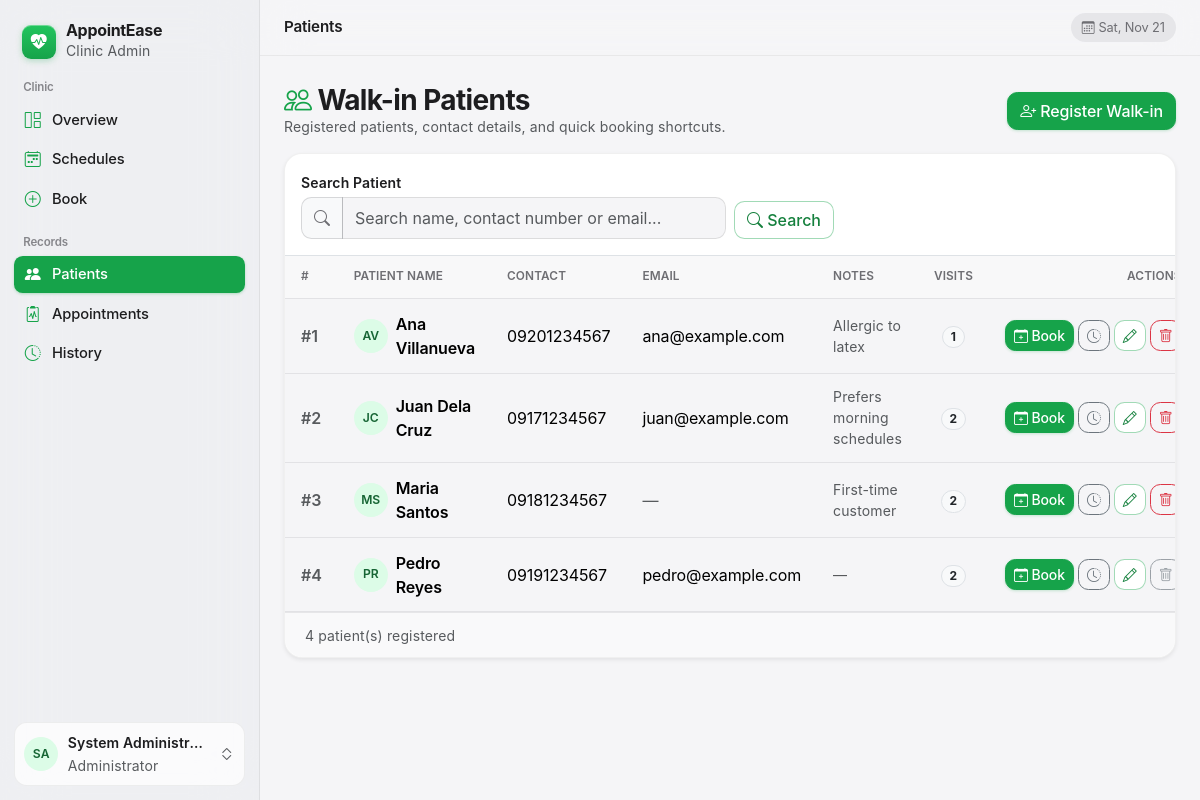
Page /customers.php (signed in) on the committed database.
### tables this page shows
CREATE TABLE customers (
    id             INT UNSIGNED  NOT NULL AUTO_INCREMENT,
    full_name      VARCHAR(100)  NOT NULL,
    contact_number VARCHAR(20)   NOT NULL,
    email          VARCHAR(100)  NULL,
    notes          TEXT          NULL,
    is_active      TINYINT(1)    NOT NULL DEFAULT 1,  
    created_at     DATETIME      NOT NULL DEFAULT CURRENT_TIMESTAMP,
    PRIMARY KEY (id),
    KEY idx_customer_name (full_name)
);

### customers.php (the view, shortened to what this page needs)
<?php
require_once 'includes/auth.php';
$search = trim((string) ($_GET['q'] ?? ''));
$where  = ['c.is_active = 1'];
$params = [];
$sql = "SELECT c.*,
               COUNT(a.id) AS appointment_count,
               SUM(CASE
                   WHEN a.status IN ('Pending','Confirmed')
                    AND (a.appointment_date > CURDATE()
                         OR (a.appointment_date = CURDATE() AND a.appointment_time >= CURTIME()))
                   THEN 1 ELSE 0
               END) AS upcoming_bookings
        FROM customers c
        LEFT JOIN appointments a ON a.customer_id = c.id
        WHERE " . implode(' AND ', $where) . "
        GROUP BY c.id
        ORDER BY c.full_name";
$stmt = $pdo->prepare($sql);
$stmt->execute($params);
$customers = $stmt->fetchAll();
require 'includes/header.php';
?>
<div class="d-flex flex-wrap justify-content-between align-items-center mb-3 gap-2">
    <div>
        <h1 class="h3 mb-0"><i class="bi bi-people text-primary" aria-hidden="true"></i> Walk-in Patients</h1>
        <p class="text-muted small mb-0">Registered patients, contact details, and quick booking shortcuts.</p>
    </div>
    <a href="customer_add.php" class="btn btn-primary"><i class="bi bi-person-plus" aria-hidden="true"></i> Register Walk-in</a>
</div>
<div class="card shadow-sm">
    <div class="card-body border-bottom">
        <form class="row g-2 align-items-end" method="get">
            <div class="col-md-6">
                <label for="patientSearch" class="form-label small fw-semibold mb-1">Search Patient</label>
                <div class="input-group">
                    <span class="input-group-text"><i class="bi bi-search" aria-hidden="true"></i></span>
                    <input type="search" id="patientSearch" name="q" class="form-control"
                           placeholder="Search name, contact number or email..." value="<?= e($search) ?>">
                </div>
            </div>
            <div class="col-auto d-flex gap-2">
                <button class="btn btn-outline-primary"><i class="bi bi-search" aria-hidden="true"></i> Search</button>
            </div>
        </form>
    </div>
    <div class="table-responsive">
        <table class="table table-hover align-middle mb-0">
            <thead>
                <tr>
                    <th>#</th>
                    <th>Patient Name</th>
                    <th>Contact</th>
                    <th>Email</th>
                    <th>Notes</th>
                    <th class="text-center">Visits</th>
                    <th class="text-end">Actions</th>
                </tr>
            </thead>
            <tbody>
            <?php foreach ($customers as $i => $c):
                $policy = evaluate_patient_deletion($c);
            ?>
                <tr>
                    <td class="text-muted fw-semibold">#<?= $i + 1 ?></td>
                    <td>
                        <div class="d-flex align-items-center gap-2">
                            <?= avatar_initials($c['full_name']) ?>
                            <span class="fw-semibold"><?= e($c['full_name']) ?></span>
                        </div>
                    </td>
                    <td><?= e($c['contact_number']) ?></td>
                    <td><?= $c['email'] ? e($c['email']) : '<span class="text-muted">—</span>' ?></td>
                    <td class="small text-muted"><?= $c['notes'] ? e(mb_strimwidth($c['notes'], 0, 40, '...')) : '<span class="text-muted">—</span>' ?></td>
                    <td class="text-center">
                        <span class="badge bg-light text-dark border"><?= (int) $c['appointment_count'] ?></span>
                    </td>
                    <td class="text-end text-nowrap">
                        <div class="d-inline-flex gap-1 align-items-center">
                            <a href="book.php?customer_id=<?= $c['id'] ?>" class="btn btn-sm btn-primary"
                               title="Book appointment for <?= e($c['full_name']) ?>"
                               aria-label="Book appointment for <?= e($c['full_name']) ?>">
                                <i class="bi bi-calendar-plus" aria-hidden="true"></i> Book
                            </a>
                            <a href="history.php?customer_id=<?= $c['id'] ?>" class="btn btn-sm btn-outline-secondary"
                               title="View visit history" aria-label="View history for <?= e($c['full_name']) ?>">
                                <i class="bi bi-clock-history" aria-hidden="true"></i>
                            </a>
                            <a href="customer_edit.php?id=<?= $c['id'] ?>" class="btn btn-sm btn-outline-primary"
                               title="Edit patient details" aria-label="Edit <?= e($c['full_name']) ?>">
                                <i class="bi bi-pencil" aria-hidden="true"></i>
                            </a>
                            <?php if ($policy['can_delete']): ?>
                                <form method="post" class="d-inline"
                                      data-confirm="Delete <?= e($c['full_name']) ?> from the patients list? Past history records will be kept."
                                      data-confirm-danger="1">
                                    <button class="btn btn-sm btn-outline-danger"
                                            title="Delete patient"
                                            aria-label="Delete <?= e($c['full_name']) ?>">
                                        <i class="bi bi-trash" aria-hidden="true"></i>
                                    </button>
                                </form>
                            <?php else: ?>
                                <span class="d-inline-block" tabindex="0" title="<?= e($policy['block_reason']) ?>">
                                    <button type="button" class="btn btn-sm btn-outline-secondary" disabled
                                            aria-label="<?= e($policy['block_reason']) ?>">
                                        <i class="bi bi-trash" aria-hidden="true"></i>
                                    </button>
                                </span>
                            <?php endif; ?>
                        </div>
                    </td>
                </tr>
            <?php endforeach; ?>
            </tbody>
        </table>
    </div>
    <div class="card-footer small text-muted"><?= count($customers) ?> patient(s) registered</div>
</div>
<?php require 'includes/footer.php'; ?>

### includes/functions.php (shortened to what this page needs)
<?php
function evaluate_patient_deletion(array $c): array
{
    $upcoming = (int) ($c['upcoming_bookings'] ?? 0);
    if ($upcoming > 0) {
        return [
            'can_delete'   => false,
            'block_reason' => 'Cannot delete: patient has ' . $upcoming . ' upcoming appointment(s). Cancel or move the schedule first.',
        ];
    }
    return [
        'can_delete'   => true,
        'block_reason' => '',
    ];
}
function e($value): string
{
    return htmlspecialchars((string) $value, ENT_QUOTES, 'UTF-8');
}
function avatar_initials(string $name): string
{
    $parts = preg_split('/\s+/', trim($name));
    $init  = mb_substr($parts[0] ?? '?', 0, 1) . (isset($parts[1]) ? mb_substr(end($parts), 0, 1) : '');
    return '<span class="avatar-chip" aria-hidden="true">' . e(mb_strtoupper($init)) . '</span>';
}

### assets/css/style.css (style rules this page uses)
:root { --brand-green: #16a34a; --brand-green-hover: #15803d; --brand-green-active: #166534; --brand-green-soft: #dcfce7; --brand-green-subtle: #f0fdf4; --brand-rgb: 22, 163, 74; --font-display: -apple-system, BlinkMacSystemFont, "SF Pro Display", "Segoe UI", system-ui, sans-serif; --font-text: -apple-system, BlinkMacSystemFont, "SF Pro Text", "Segoe UI", system-ui, sans-serif; --apple-canvas: #f5f5f7; --apple-grouped-bg: #ffffff; --apple-fill-tertiary: rgba(118, 118, 128, 0.12); --apple-separator: rgba(60, 60, 67, 0.1); --apple-ink: #1d1d1f; --apple-secondary: #6e6e73; --bs-primary: #16a34a; --bs-primary-rgb: 22, 163, 74; --bs-link-color: #15803d; --bs-link-hover-color: #166534; --bs-border-radius: 0.75rem; --bs-border-radius-lg: 1.125rem; --bs-body-bg: #f5f5f7; --bs-body-color: #1d1d1f; --ease-spring: cubic-bezier(0.22, 1, 0.36, 1); }
body { font-family: var(--font-text); font-optical-sizing: auto; font-size: 1rem; line-height: 1.5; letter-spacing: -0.008em; background-color: var(--apple-canvas); color: var(--apple-ink); min-height: 100vh; display: flex; flex-direction: column; -webkit-font-smoothing: antialiased; -moz-osx-font-smoothing: grayscale; }
h1, .h1, h2, .h2, h3, .h3, .apple-large-title, .apple-metric { font-family: var(--font-display); font-optical-sizing: auto; letter-spacing: -0.022em; line-height: 1.15; font-weight: 700; color: var(--apple-ink); text-wrap: balance; }
small, .small, .badge, .table thead th { letter-spacing: 0.01em; }
.card { border: 1px solid rgba(0, 0, 0, 0.06); border-radius: 1.125rem; background: var(--apple-grouped-bg); box-shadow: 0 2px 10px rgba(0, 0, 0, 0.03), 0 1px 2px rgba(0, 0, 0, 0.02); }
.card-footer { background: rgba(245, 245, 247, 0.6) !important; border-top: 1px solid var(--apple-separator); border-bottom-left-radius: 1.125rem !important; border-bottom-right-radius: 1.125rem !important; padding: 0.7rem 1.25rem; }
.avatar-chip { width: 34px; height: 34px; border-radius: 50%; background: var(--brand-green-soft); color: var(--brand-green-active); font-weight: 600; font-size: 0.76rem; display: inline-flex; align-items: center; justify-content: center; flex-shrink: 0; }
.btn, a, select, label.slot { cursor: pointer; }
.btn { border-radius: 0.65rem; font-weight: 500; transition: transform 100ms ease-out, background-color 180ms var(--ease-spring), border-color 180ms var(--ease-spring), box-shadow 180ms var(--ease-spring); }
.btn-primary { background-color: var(--brand-green); border-color: var(--brand-green); color: #fff; box-shadow: 0 1px 3px rgba(22, 163, 74, 0.22); }
.btn-outline-primary { color: var(--brand-green-hover); border-color: rgba(22, 163, 74, 0.4); background-color: #ffffff; }
.form-control, .form-select, .input-group-text { border-radius: 0.65rem; border-color: rgba(60, 60, 67, 0.18); padding-top: 0.5rem; padding-bottom: 0.5rem; }
.input-group-text { background-color: #f8f9fa; color: var(--apple-secondary); }
.table thead th { white-space: nowrap; font-size: 0.74rem; font-weight: 600; text-transform: uppercase; color: var(--apple-secondary); background-color: rgba(245, 245, 247, 0.7); border-bottom: 1px solid var(--apple-separator); padding: 0.75rem 1rem; }
.table tbody td { padding: 0.8rem 1rem; border-bottom-color: var(--apple-separator); }

### rows in the picture
customers: full_name "AV", full_name "Ana Villanueva", contact_number "09201234567", email "ana@example.com", notes "Allergic to latex", appointment_count "1"
customers: full_name "JC", full_name "Juan Dela Cruz", contact_number "09171234567", email "juan@example.com", notes "Prefers morning schedules", appointment_count "2"
customers: full_name "MS", full_name "Maria Santos", contact_number "09181234567", notes "First-time customer", appointment_count "2"
customers: full_name "PR", full_name "Pedro Reyes", contact_number "09191234567", email "pedro@example.com", appointment_count "2"

### other values in the picture
$section "Clinic"
$item['label'] "Overview"
$item['label'] "Schedules"
$item['label'] "Book"
$section "Records"
$item['label'] "Patients"
$item['label'] "Appointments"
$item['label'] "History"
mb_strtoupper($init) "SA"
$adminName "System Administr…"
$pageTitle "Patients"
count($customers) "4"
